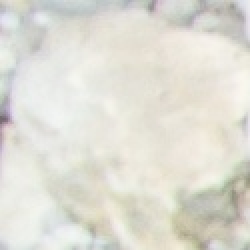
#> input picture cropImages2/image29/fragment131.jpg, 125 x 125 px (shown 2 times larger); its folder holds only this picture in this run
$ python applyfilter.py
#> lines starting #> are read from the running program, lines starting #| are printed output that depends on the picture
#> further down, img is the input picture: shape (125, 125, 3); mean B, G, R 212.9, 222, 223.3
### utils.py
# import the necessary packages
import numpy as np
import matplotlib.pyplot as plt
import cv2

def rgb_to_hex(r, g, b):
    return ('#{:X}{:X}{:X}').format(r, g, b)

# [43 lines left out: functions centroid_histogram, plot_colors, not called in this run]

def applyFilters(img):
    gray = cv2.cvtColor(img, cv2.COLOR_BGR2GRAY)
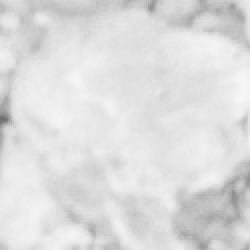
#> gray: shape (125, 125) (shown 2 times larger); min 108, max 246, mean 221.3

    # Histogram
    histogram = cv2.equalizeHist(gray)
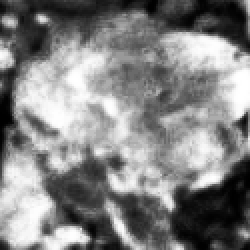
#> histogram: shape (125, 125) (shown 2 times larger); min 0, max 255, mean 130.7

    # Sharpening
    kernel = np.array([[0, -1, 0],[-1, 5, -1],[0, -1, 0]])
    resultImage = cv2.filter2D(src=histogram, ddepth=-1, kernel=kernel)
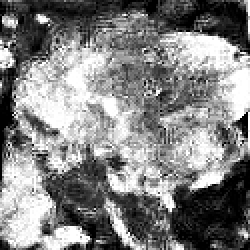
#> resultImage: shape (125, 125) (shown 2 times larger); min 0, max 255, mean 130.1

    return resultImage

### applyfilter.py
from utils import applyFilters
import os
import cv2

PATH_TO_IMAGES = "cropImages2/image29/"
PATH_TO_OUTPUT = "image29Filter/"

count = 0

for image in os.listdir(PATH_TO_IMAGES):
    path = PATH_TO_IMAGES + image
    img = cv2.imread(path)
    imgFilter = applyFilters(img)
    pathOutput = PATH_TO_OUTPUT + str(count) + ".jpg"
    cv2.imwrite(pathOutput, imgFilter)
    count += 1

$ run again, on cropImages2/image29/fragment723.jpg
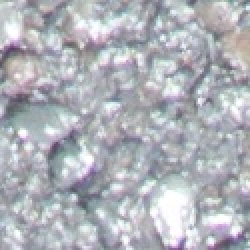
#> input picture cropImages2/image29/fragment723.jpg, 125 x 125 px (shown 2 times larger)
#> img is the input picture: shape (125, 125, 3); mean B, G, R 185.2, 178.2, 175.5
#> in applyFilters, `histogram = cv2.equalizeHist(gray)`:
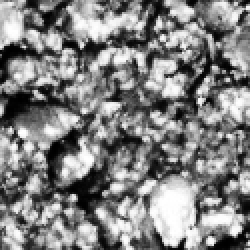
#> histogram: shape (125, 125) (shown 2 times larger); min 0, max 255, mean 128.7
#> in applyFilters, `resultImage = cv2.filter2D(src=histogram, ddepth=-1, kernel=kernel)`:
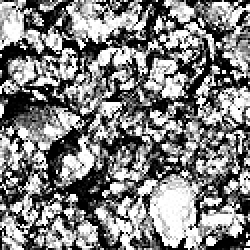
#> resultImage: shape (125, 125) (shown 2 times larger); min 0, max 255, mean 128.6

$ run again, on cropImages2/image29/fragment377.jpg
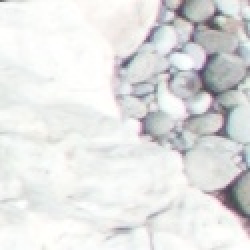
#> input picture cropImages2/image29/fragment377.jpg, 125 x 125 px (shown 2 times larger)
#> img is the input picture: shape (125, 125, 3); mean B, G, R 226.2, 226.5, 226
#> in applyFilters, `histogram = cv2.equalizeHist(gray)`:
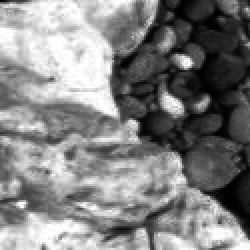
#> histogram: shape (125, 125) (shown 2 times larger); min 0, max 255, mean 130.1
#> in applyFilters, `resultImage = cv2.filter2D(src=histogram, ddepth=-1, kernel=kernel)`:
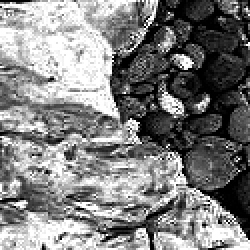
#> resultImage: shape (125, 125) (shown 2 times larger); min 0, max 255, mean 128.7

$ run again, on cropImages2/image29/fragment519.jpg
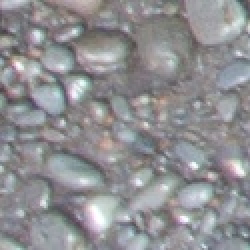
#> input picture cropImages2/image29/fragment519.jpg, 125 x 125 px (shown 2 times larger)
#> img is the input picture: shape (125, 125, 3); mean B, G, R 146.4, 143.4, 143.4
#> in applyFilters, `histogram = cv2.equalizeHist(gray)`:
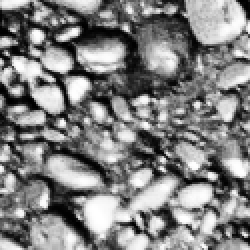
#> histogram: shape (125, 125) (shown 2 times larger); min 0, max 255, mean 128.9
#> in applyFilters, `resultImage = cv2.filter2D(src=histogram, ddepth=-1, kernel=kernel)`:
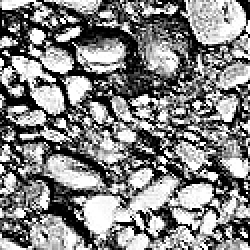
#> resultImage: shape (125, 125) (shown 2 times larger); min 0, max 255, mean 131.8

$ run again, on cropImages2/image29/fragment635.jpg
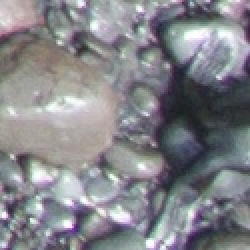
#> input picture cropImages2/image29/fragment635.jpg, 125 x 125 px (shown 2 times larger)
#> img is the input picture: shape (125, 125, 3); mean B, G, R 137.8, 132.3, 131.9
#> in applyFilters, `histogram = cv2.equalizeHist(gray)`:
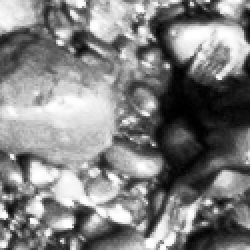
#> histogram: shape (125, 125) (shown 2 times larger); min 0, max 255, mean 128.3
#> in applyFilters, `resultImage = cv2.filter2D(src=histogram, ddepth=-1, kernel=kernel)`:
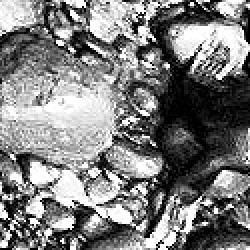
#> resultImage: shape (125, 125) (shown 2 times larger); min 0, max 255, mean 125.6
